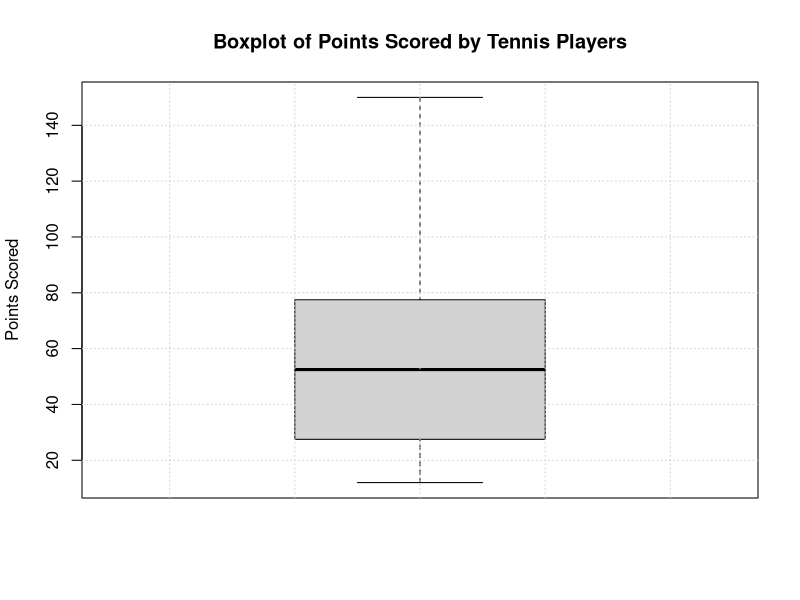

Generate this figure with R:
# Sample data representing points scored by tennis players
points_scored <- c(12, 15, 18, 20, 25, 30, 35, 40, 42, 50, 55, 60, 65, 70, 75, 80, 85, 90, 95, 150)

# Create a boxplot
boxplot(points_scored, main = "Boxplot of Points Scored by Tennis Players", ylab = "Points Scored")

# Add gridlines
grid()

